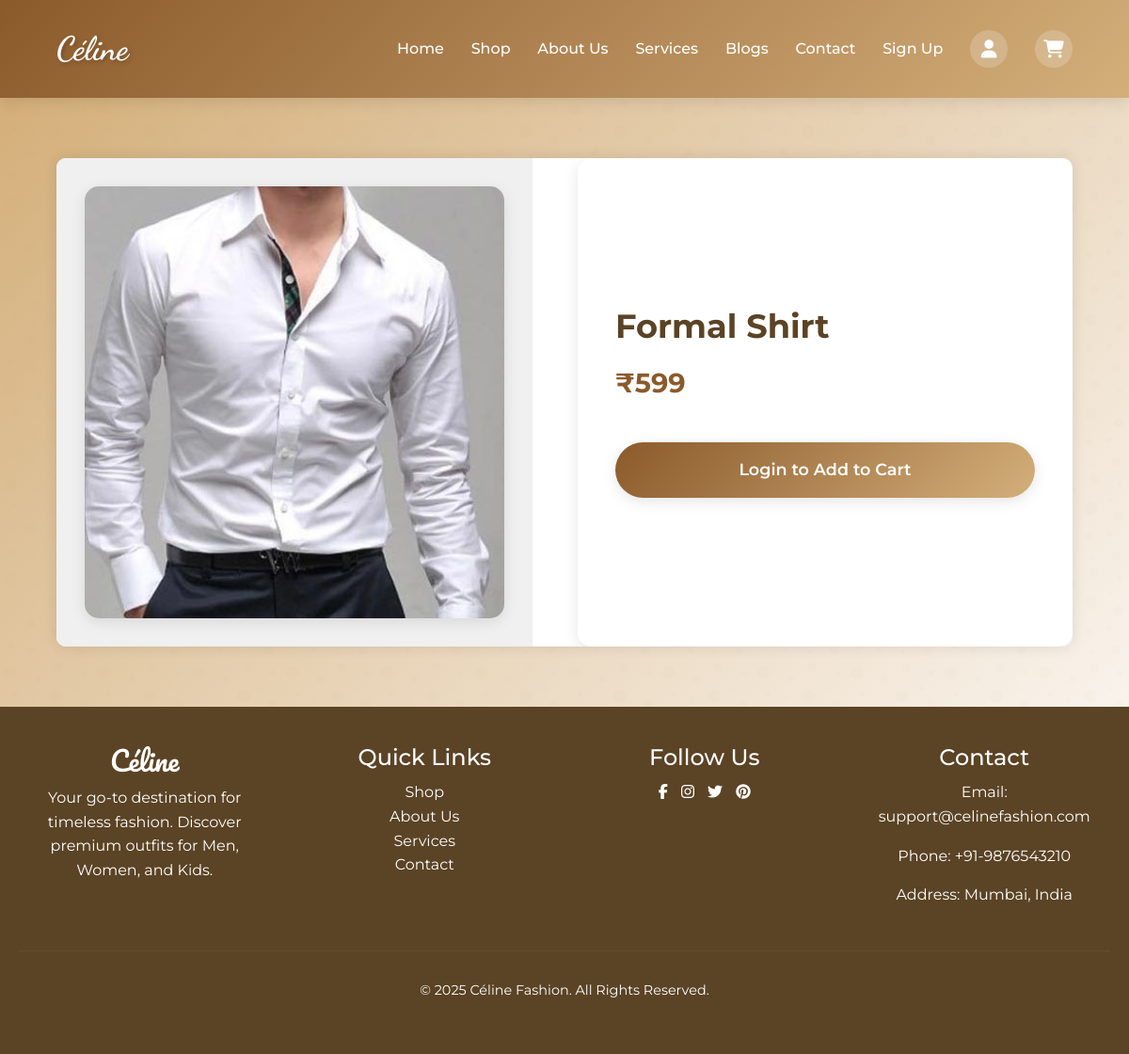
Page /product_detail/3 on the committed database.
### app1/models.py (models this page shows)
class Product(models.Model):
    CATEGORY_CHOICES = [
        ('men', 'Men'),
        ('women', 'Women'),
        ('kids', 'Kids'),
    ]
    name = models.CharField(max_length=100)
    price = models.DecimalField(max_digits=10, decimal_places=2)
    image = models.ImageField(upload_to='products/')
    description = models.TextField(blank=True)
    category = models.CharField(max_length=10, choices=CATEGORY_CHOICES)

### app1/views.py (the view)
# urls.py: path('product_detail/<int:id>',product_detail),
def product_detail(request, id):
    dd = Product.objects.get(id=id)
    p=Product.objects.all()
    if request.method == 'POST':
        qty = int(request.POST['quantity'])
        size = request.POST.get('size')  # Get size from form
        x = CartItem(product=dd, quantity=qty, size=size, user=request.user)
        x.save()
        return redirect(cart)  # Make sure you have a cart URL named 'cart'
    return render(request, 'product_details.html', {'dd': dd,'p':p})

### app1/templates/product_details.html (shortened to what this page needs)
{% load static %}
<!DOCTYPE html>
<html lang="en">
<head>
  <link href="https://cdn.jsdelivr.net/npm/bootstrap@5.3.0/dist/css/bootstrap.min.css" rel="stylesheet">
  <link rel="stylesheet" href="https://cdnjs.cloudflare.com/ajax/libs/font-awesome/6.7.2/css/all.min.css" />
  <link rel="stylesheet" href="{% static 'css/cart.css' %}">
</head>
<body>
  {% include 'header.html' %}
  <section class="product-detail-section">
    <div class="product-detail-container">
      <div class="image-section">
        <img src="{{ dd.image.url }}" alt="{{ dd.name }}">
      </div>
      <div class="info-section">
        <h2>{{ dd.name }}</h2>
        <p class="price">₹{{ dd.price|floatformat:0 }}</p>
        {% if user.is_authenticated %}
        <form method="post" action="">
          {% csrf_token %}
          <div class="form-group">
            <label for="size">Size:</label>
            <select name="size" id="size" class="form-control" required>
              <option value="">-- Select Size --</option>
              <option value="S">S</option>
              <option value="M">M</option>
              <option value="L">L</option>
              <option value="XL">XL</option>
            </select>
          </div>
          <div class="form-group">
            <label for="quantity">Quantity:</label>
            <input type="number" id="quantity" name="quantity" class="form-control" value="1" min="1">
          </div>
          <button type="submit" class="btn">Add to Cart</button>
        </form>
        {% else %}
          <a href="{% url 'login' %}" class="btn">Login to Add to Cart</a>
        {% endif %}
      </div>
    </div>
  </section>
  {% include 'footer.html' %}
</body>
</html>

### app1/static/css/cart.css (style rules this page uses)
body { font-family: 'Segoe UI', sans-serif; margin: 0; padding: 0; background: #f7f7f7; }
.product-detail-container { display: flex; max-width: 900px; margin: 50px auto; background: #fff; border-radius: 10px; box-shadow: 0 0 15px rgba(0,0,0,0.1); overflow: hidden; }
.image-section { flex: 1; background: #f0f0f0; padding: 30px; }
.image-section img { width: 100%; object-fit: cover; border-radius: 10px; }
.info-section { flex: 1; padding: 40px; display: flex; flex-direction: column; justify-content: center; }
.info-section h2 { font-size: 28px; margin-bottom: 15px; }
.price { font-size: 24px; color: #e91e63; margin-bottom: 20px; }
.btn { padding: 10px 20px; background: #111; color: #fff; border: none; font-size: 16px; cursor: pointer; border-radius: 5px; transition: background 0.3s; }

### app1/templates/product_details.html (style rules this page uses)
:root { --primary-color: #8b5a2b; --secondary-color: #d4af7a; --accent-color: #5b4325; --light-bg: #f9f3ec; --dark-text: #333; --light-text: #fff; --gradient-primary: linear-gradient(135deg, #8b5a2b 0%, #d4af7a 100%); --gradient-secondary: linear-gradient(135deg, #d4af7a 0%, #f9f3ec 100%); --gradient-dark: linear-gradient(135deg, #5b4325 0%, #8b5a2b 100%); --shadow: 0 4px 15px rgba(0,0,0,0.1); --transition: all 0.3s ease; }
* { margin: 0; padding: 0; box-sizing: border-box; }
body { font-family: 'Montserrat', sans-serif; color: var(--dark-text); line-height: 1.6; overflow-x: hidden; background-color: var(--light-bg); }
a { text-decoration: none; color: inherit; }
.product-detail-section { padding: 4rem 5%; background: var(--gradient-secondary); position: relative; overflow: hidden; }
.product-detail-section::before { content: ''; position: absolute; top: 0; left: 0; width: 100%; height: 100%; opacity: 0.3; z-index: 0; }
.product-detail-container { display: flex; max-width: 1200px; margin: 0 auto; gap: 3rem; position: relative; z-index: 1; animation: fadeInUp 0.8s ease; }
.image-section { flex: 1; position: relative; }
.image-section img { width: 100%; border-radius: 15px; box-shadow: var(--shadow); transition: var(--transition); animation: fadeIn 1s ease; }
.info-section { flex: 1; background-color: rgba(255, 255, 255, 0.95); padding: 2.5rem; border-radius: 15px; box-shadow: var(--shadow); animation: slideInRight 0.8s ease; }
.info-section h2 { margin-top: 0; margin-bottom: 1rem; color: var(--accent-color); font-size: 2.2rem; font-weight: 700; }
.price { font-size: 1.8rem; font-weight: bold; margin-bottom: 1.5rem; color: var(--primary-color); }
.btn { background: var(--gradient-primary); color: var(--light-text); padding: 1rem 2rem; border: none; border-radius: 50px; font-size: 1.1rem; font-weight: 600; cursor: pointer; transition: var(--transition); box-shadow: var(--shadow); width: 100%; margin-top: 1rem; animation: slideInLeft 0.6s ease 0.3s forwards; opacity: 0; }

### app1/templates/header.html (style rules this page uses)
:root { --primary-color: #8b5a2b; --secondary-color: #d4af7a; --accent-color: #5b4325; --light-bg: #f9f3ec; --dark-text: #333; --light-text: #fff; --gradient-primary: linear-gradient(135deg, #8b5a2b 0%, #d4af7a 100%); --gradient-secondary: linear-gradient(135deg, #d4af7a 0%, #f9f3ec 100%); --gradient-dark: linear-gradient(135deg, #5b4325 0%, #8b5a2b 100%); --shadow: 0 4px 15px rgba(0,0,0,0.1); --transition: all 0.3s ease; }

### rows in the picture
Product: image (picture), name "Formal Shirt", price "599"
